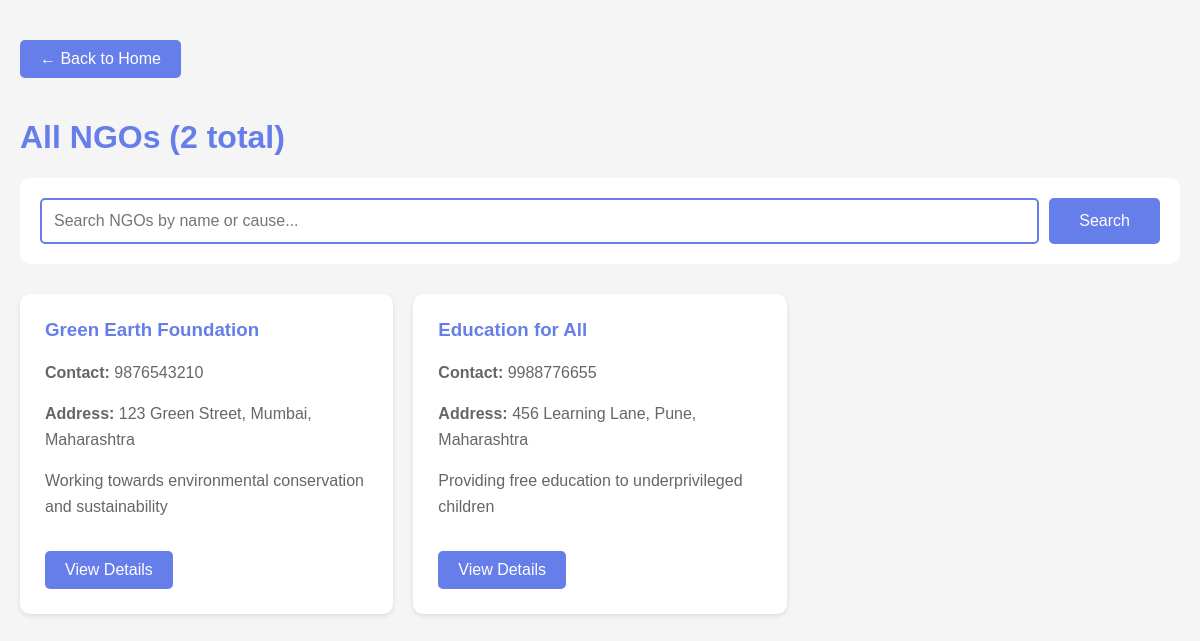
Page /ngos/ on the committed database.
### ngo_dashboard/models.py (models this page shows, shortened)
class NGOProfile(models.Model):
    name = models.CharField(max_length=100)
    description = models.TextField()
    address = models.TextField()
    contact = models.CharField(max_length=15)

### ngo_app/views.py (the view)
# urls.py: path('ngos/', views.ngo_list, name='ngo_list'),
def ngo_list(request):
    search_query = request.GET.get('search', '')
    if search_query:
        ngos = NGOProfile.objects.filter(
            Q(name__icontains=search_query) |
            Q(description__icontains=search_query) |
            Q(address__icontains=search_query)
        )
    else:
        ngos = NGOProfile.objects.all()
    context = {
        'ngos': ngos,
        'search_query': search_query,
        'total_results': ngos.count()
    }
    return render(request, 'ngo_app/ngo_list.html', context)

### ngo_app/templates/ngo_app/ngo_list.html (shortened to what this page needs)
<!DOCTYPE html>
<html lang="en">
<head>
</head>
<body>
    <div class="container">
        <a href="/" class="back-link">← Back to Home</a>
        <h1>All NGOs {% if search_query %}({{ total_results }} results for "{{ search_query }}"){% else %}({{ total_results }} total){% endif %}</h1>
        <div class="search-box">
            <form method="GET" action="">
                <input type="text" name="search" placeholder="Search NGOs by name or cause..." value="{{ search_query }}">
                <button type="submit">Search</button>
            </form>
        </div>
        {% if ngos %}
            <div class="ngo-grid">
                {% for ngo in ngos %}
                    <div class="ngo-card">
                        <h3>{{ ngo.name }}</h3>
                        <p><strong>Contact:</strong> {{ ngo.contact }}</p>
                        <p><strong>Address:</strong> {{ ngo.address }}</p>
                        <p>{{ ngo.description|truncatewords:20 }}</p>
                        <a href="/ngo/{{ ngo.id }}/" class="view-details">View Details</a>
                    </div>
                {% endfor %}
            </div>
        {% else %}
            <div class="no-results">
                <h2>No NGOs found</h2>
                <p>{% if search_query %}No results for "{{ search_query }}"{% else %}No NGOs have been added yet. Add them from the admin panel!{% endif %}</p>
            </div>
        {% endif %}
    </div>
</body>
</html>

### ngo_app/templates/ngo_app/ngo_list.html (style rules this page uses)
body { font-family: Arial, sans-serif; margin: 0; padding: 20px; background: #f5f5f5; }
.container { max-width: 1200px; margin: 0 auto; }
h1 { color: #667eea; }
.back-link { display: inline-block; margin: 20px 0; padding: 10px 20px; background: #667eea; color: white; text-decoration: none; border-radius: 5px; }
.search-box { margin: 20px 0; padding: 20px; background: white; border-radius: 10px; }
.search-box form { display: flex; gap: 10px; }
.search-box input { flex: 1; padding: 12px; font-size: 16px; border: 2px solid #667eea; border-radius: 5px; }
.search-box button { padding: 12px 30px; background: #667eea; color: white; border: none; border-radius: 5px; cursor: pointer; font-size: 16px; }
.ngo-grid { display: grid; grid-template-columns: repeat(auto-fill, minmax(300px, 1fr)); gap: 20px; margin-top: 30px; }
.ngo-card { background: white; padding: 25px; border-radius: 10px; box-shadow: 0 2px 5px rgba(0,0,0,0.1); transition: transform 0.2s; }
.ngo-card h3 { color: #667eea; margin-top: 0; }
.ngo-card p { color: #666; line-height: 1.6; }
.view-details { display: inline-block; margin-top: 15px; padding: 10px 20px; background: #667eea; color: white; text-decoration: none; border-radius: 5px; }

### rows in the picture
NGOProfile: name "Green Earth Foundation", contact "9876543210", address "123 Green Street, Mumbai, Maharashtra", description "Working towards environmental conservation and sustainability"
NGOProfile: name "Education for All", contact "9988776655", address "456 Learning Lane, Pune, Maharashtra", description "Providing free education to underprivileged children"

### other values in the picture
{{ total_results }} "2"
